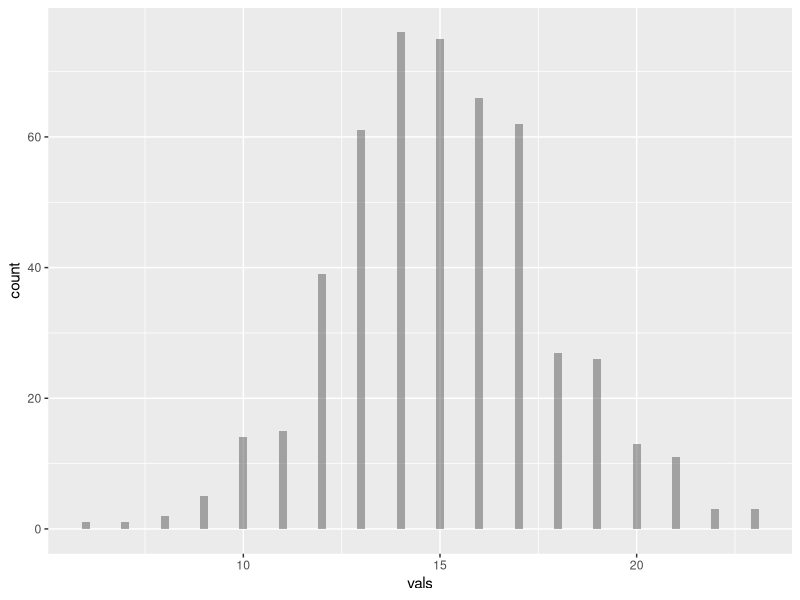
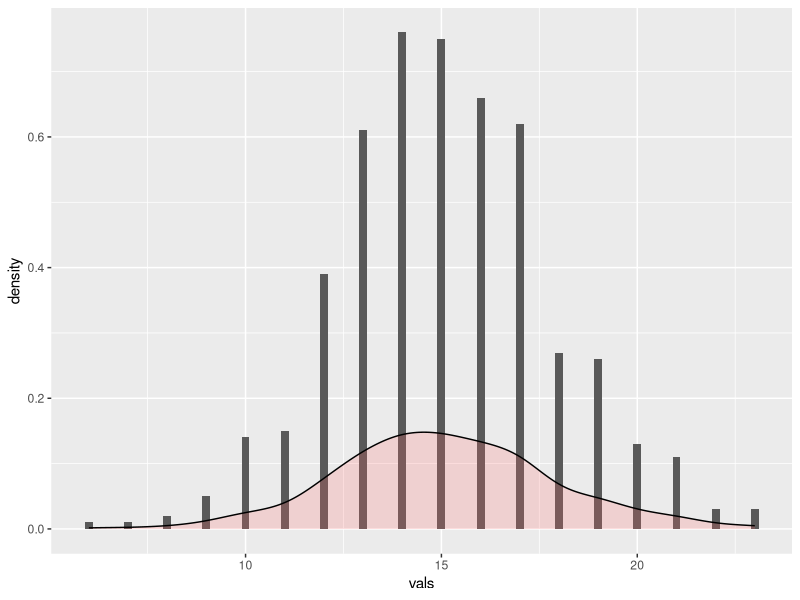

Reproduce these figures in R, in order.
library(ggplot2)

set.seed(1234)


BiNums = data.frame(vals = rbinom(n=500, size=30, prob=0.5))

ggplot(BiNums, aes(x=vals)) +
  geom_histogram(binwidth=.2, alpha=.5, position="identity")

ggplot(BiNums, aes(x=vals)) + 
  geom_histogram(aes(y=after_stat(density)),      
                 binwidth=.2) +
  geom_density(alpha=.2, fill="#FF6666")  

